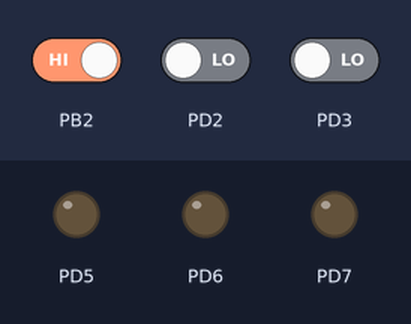
This program was run on a simulated ATmega32, built with avr-gcc and emulated at 8 MHz (the files do not name the chip). On the bench: output pins drawn as LEDs (lit = HIGH). The inputs (shaded band) are chosen by the test bench; at power-on: PB2 HIGH, PD2 LOW, PD3 LOW.

Above: at 1.2 s.
1.3 s: PB2 driven LOW
At 2.1 s:
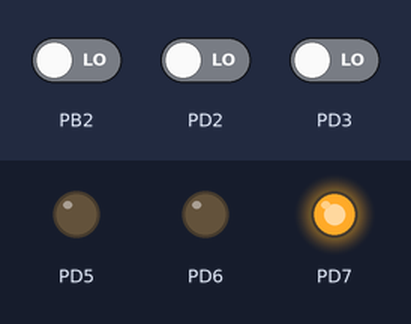
3.8 s: PD2 driven HIGH
At 4.1 s:
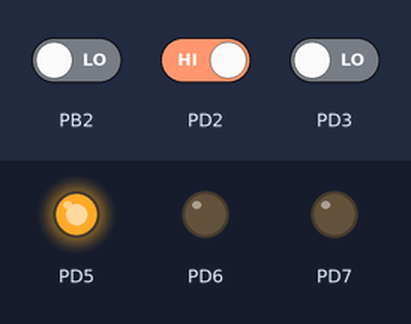
6.3 s: PD3 driven HIGH
At 7.1 s:
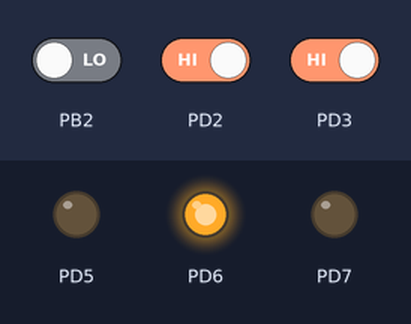
Timing chart, 0 to 9.3 s (numbered marks = the images above; inputs shaded):
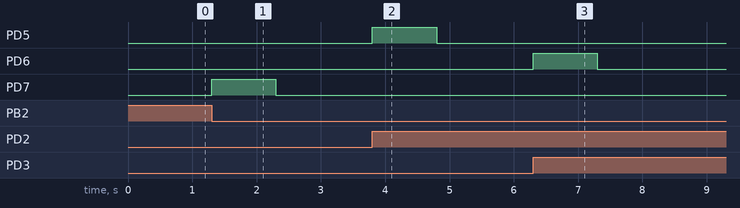

Measured:
- after the input at 1.3 s, PD7: LOW → HIGH at once, → LOW 1.0 s later
- after the input at 3.8 s, PD5: LOW → HIGH at once, → LOW 1.0 s later
- after the input at 6.3 s, PD6: LOW → HIGH at once, → LOW 1.0 s later

The program:

main.c
```c
/*
 * Atmega32A_Lab.c
 *
 * Created: 2/26/2023 3:37:27 PM
 * Author : abdal
 */
#define F_CPU 8000000UL

#include <avr/io.h>
#include <avr/interrupt.h>
#include <avr/delay.h>

ISR(INT0_vect)
{
	PORTD |= (1<<5);
	_delay_ms(1000);
	PORTD &= ~(1<<5);
	_delay_ms(1000);
}

ISR(INT1_vect)
{
	PORTD |= (1<<6);
	_delay_ms(1000);
	PORTD &= ~(1<<6);
	_delay_ms(1000);
}

ISR(INT2_vect)
{
	PORTD |= (1<<7);
	_delay_ms(1000);
	PORTD &= ~(1<<7);
	_delay_ms(1000);
}

int main(void)
{
	//allow pins (5,6,7) as outputs in portD
	DDRD |= (1<<5);
	DDRD |= (1<<6);
	DDRD |= (1<<7);

	//Global Interrupt Enable
	sei();

    //Any logical change on INT0 generates an interrupt request.
	MCUCR |= (0b01 << 0);
	//The rising edge of INT1 generates an interrupt request.
	MCUCR |= (0b11 << 2);
	//a falling edge on INT2 activates the interrupt.
	MCUCSR &= ~(1 << 6);
	//Enable INT0,INT1,INT2
	GICR |= (0b111 << 5);
    while (1)
    {
    }
}
```
